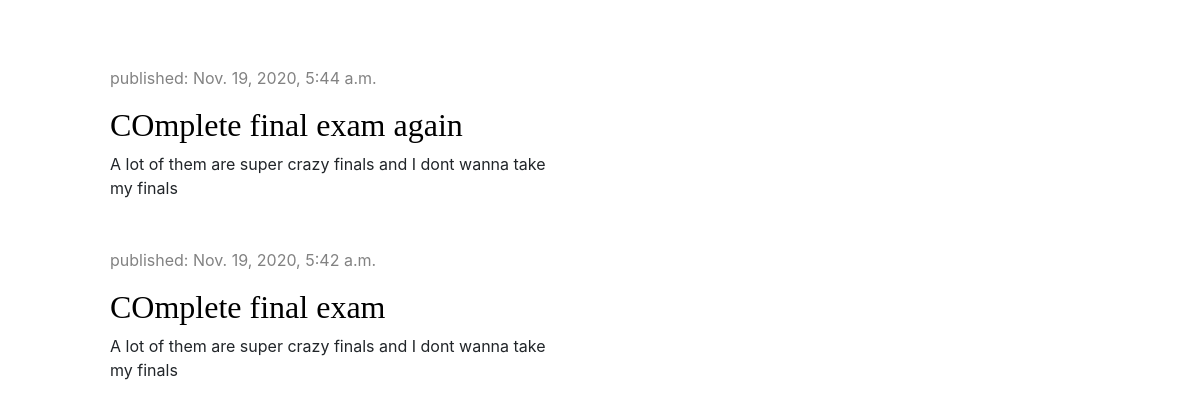
The page / on the database its author committed.
### todo/models.py (models this page shows, shortened)
class Todo(models.Model):
    title = models.CharField(max_length=100)
    description = models.TextField()
    completed = models.BooleanField(default=False)
    published = models.DateTimeField(auto_now_add=True)

### todo/views.py (the view)
# urls.py: path("", views.todo_list, name="todo_list"),
def todo_list(request):
    queryset = Todo.objects.all().order_by("-published")
    context = {
        'todos': queryset
    }
    return render(request, "todo/home.html", context)

### todo/templates/todo/home.html
{% extends "todo/base.html" %} {% block content %}
<div class="content container">
  <div class="row">
    <div class="col-md-8">
      {% for todo in todos %}
      <div class="post mb-5">
        <div class="date">
          <p>published: {{ todo.published }}</p>
        </div>
        <h2><a href="{% url 'todo_detail' todo.id %}">{{ todo.title }}</a></h2>
        <p>{{ todo.description}}</p>
      </div>
      {% endfor %}
    </div>
  </div>
</div>
{% endblock content %}

### todo/static/todo.css (style rules this page uses)
h1 a, h2 a { color: #c25100; font-family: "Lobster"; }
.content { margin-left: 40px; }
h1, h2, h3, h4 { font-family: "Lobster", cursive; }
.date { color: #828282; }
.post { margin-bottom: 70px; }
.post h2 a, .post h2 a:visited { color: #000000; }

### rows shown on the page
Todo: published "Nov. 19, 2020, 5:44 a.m.", title "COmplete final exam again", description "A lot of them are super crazy finals and I dont wanna take my finals"
Todo: published "Nov. 19, 2020, 5:42 a.m.", title "COmplete final exam", description "A lot of them are super crazy finals and I dont wanna take my finals"
